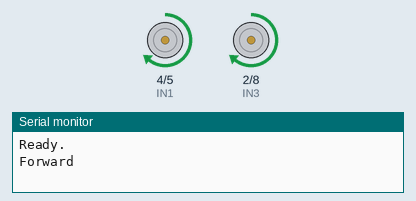
The sketch below on a simulated Seeed XIAO ESP32-C3. Shown: motor-driver pin pairs drawn as motors (green arrow = first pin HIGH = forward, orange = second pin HIGH = backward, longer = more drive, scaled by the enable pin), the last lines printed to the serial monitor.

Above: at 1.0 s.
At 4.0 s:
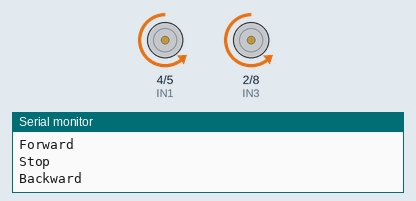
At 6.5 s:
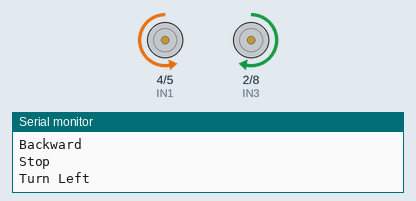
At 10.5 s:
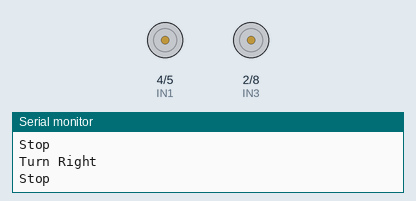
Timing chart, 0 to 15.6 s (numbered marks = the images above):
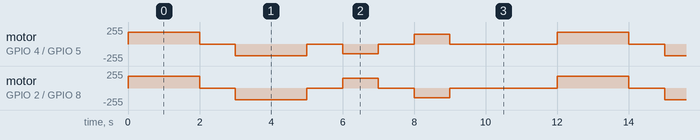

The sketch:

ESP32_C3_L298n_Motor_Driver.ino
```cpp
// ============================================================
// XIAO ESP32-C3 + L298N Motor Driver
// ESP32 Arduino Core v3.x API
// ============================================================

// --- Pin definitions (GPIO numbers) ---
#define ENA 3    // Left motor PWM  (D1)
#define IN1 4    // Left motor dir A (D2)
#define IN2 5    // Left motor dir B (D3)
#define ENB 10   // Right motor PWM  (D10)
#define IN3 2    // Right motor dir A (D0)
#define IN4 8    // Right motor dir B (D8)

// --- PWM config ---
#define PWM_FREQ    1000   // 1kHz
#define PWM_RES     8      // 8-bit (0-255)

// --- Speed constants ---
#define SPEED_NORMAL  180
#define SPEED_TURN    150
#define SPEED_STOP    0

// ============================================================
// SETUP
// ============================================================
void setup() {
  Serial.begin(115200);

  // Direction pins
  pinMode(IN1, OUTPUT);
  pinMode(IN2, OUTPUT);
  pinMode(IN3, OUTPUT);
  pinMode(IN4, OUTPUT);

  // v3.x API — ledcAttach replaces ledcSetup + ledcAttachPin
  ledcAttach(ENA, PWM_FREQ, PWM_RES);
  ledcAttach(ENB, PWM_FREQ, PWM_RES);

  motorStop();
  Serial.println("Ready.");
}

// ============================================================
// MAIN LOOP
// ============================================================
void loop() {
  Serial.println("Forward");
  motorForward(SPEED_NORMAL);
  delay(2000);

  Serial.println("Stop");
  motorStop();
  delay(1000);

  Serial.println("Backward");
  motorBackward(SPEED_NORMAL);
  delay(2000);

  Serial.println("Stop");
  motorStop();
  delay(1000);

  Serial.println("Turn Left");
  turnLeft(SPEED_TURN);
  delay(1000);

  Serial.println("Stop");
  motorStop();
  delay(1000);

  Serial.println("Turn Right");
  turnRight(SPEED_TURN);
  delay(1000);

  Serial.println("Stop");
  motorStop();
  delay(3000);
}

// ============================================================
// MOTOR PRIMITIVES
// ============================================================

void setLeft(int speed) {
  if (speed >= 0) {
    digitalWrite(IN1, HIGH);
    digitalWrite(IN2, LOW);
  } else {
    digitalWrite(IN1, LOW);
    digitalWrite(IN2, HIGH);
  }
  ledcWrite(ENA, abs(speed));  // v3.x: pass GPIO pin, not channel
}

void setRight(int speed) {
  if (speed >= 0) {
    digitalWrite(IN3, HIGH);
    digitalWrite(IN4, LOW);
  } else {
    digitalWrite(IN3, LOW);
    digitalWrite(IN4, HIGH);
  }
  ledcWrite(ENB, abs(speed));  // v3.x: pass GPIO pin, not channel
}

// ============================================================
// HIGH LEVEL COMMANDS
// ============================================================

void motorForward(int speed) {
  setLeft(speed);
  setRight(speed);
}

void motorBackward(int speed) {
  setLeft(-speed);
  setRight(-speed);
}

void turnLeft(int speed) {
  setLeft(-speed);
  setRight(speed);
}

void turnRight(int speed) {
  setLeft(speed);
  setRight(-speed);
}

void motorStop() {
  setLeft(SPEED_STOP);
  setRight(SPEED_STOP);
}
```

Measured:
- by itself, motor on GPIO 4 (IN1) / GPIO 5 (IN2): repeats every 12.0 s: stopped 1.0 s, backward 179/255 2.0 s, stopped 1.0 s, backward 149/255 1.0 s, stopped 1.0 s, forward 149/255 1.0 s, stopped 3.0 s, forward 179/255 2.0 s
- by itself, motor on GPIO 2 (IN3) / GPIO 8 (IN4): repeats every 12.0 s: stopped 1.0 s, backward 179/255 2.0 s, stopped 1.0 s, forward 149/255 1.0 s, stopped 1.0 s, backward 149/255 1.0 s, stopped 3.0 s, forward 179/255 2.0 s
